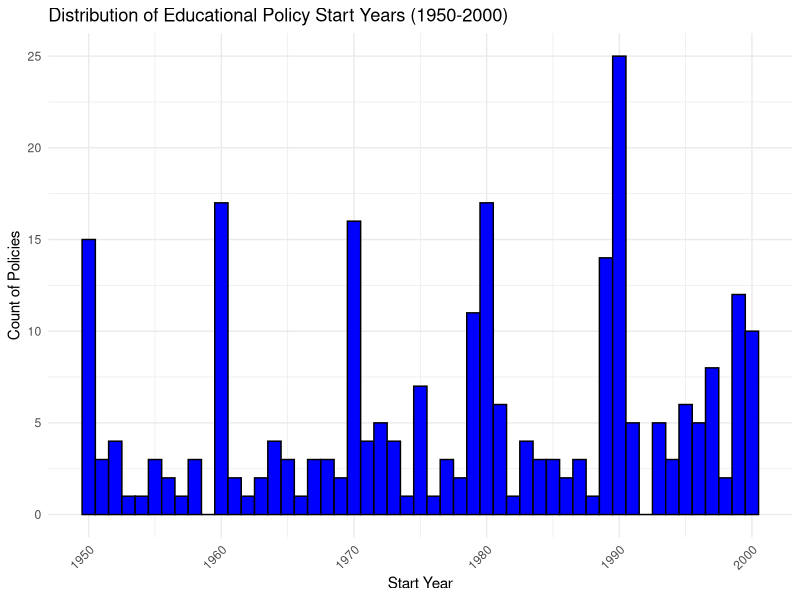

R code for this plot:
## ---- chunk 1
install.packages("distill", repos = "http://cran.us.r-project.org")
## ---- chunk 2
library(ggplot2)
library(tidyverse)
## ---- chunk 3
read_csv("PolData.csv")
## ---- chunk 4
education_data <- read.csv("PolData.csv")
## ---- chunk 5
education_data_filtered <- education_data[education_data$year_start >= 1950 & education_data$year_start <= 2000, ]

ggplot(education_data_filtered, aes(x = year_start)) +
  geom_histogram(binwidth = 1, fill = "blue", color = "black") +
  theme_minimal() +
  labs(title = "Distribution of Educational Policy Start Years (1950-2000)",
       x = "Start Year",
       y = "Count of Policies") +
  theme(axis.text.x = element_text(angle = 45, hjust = 1))
